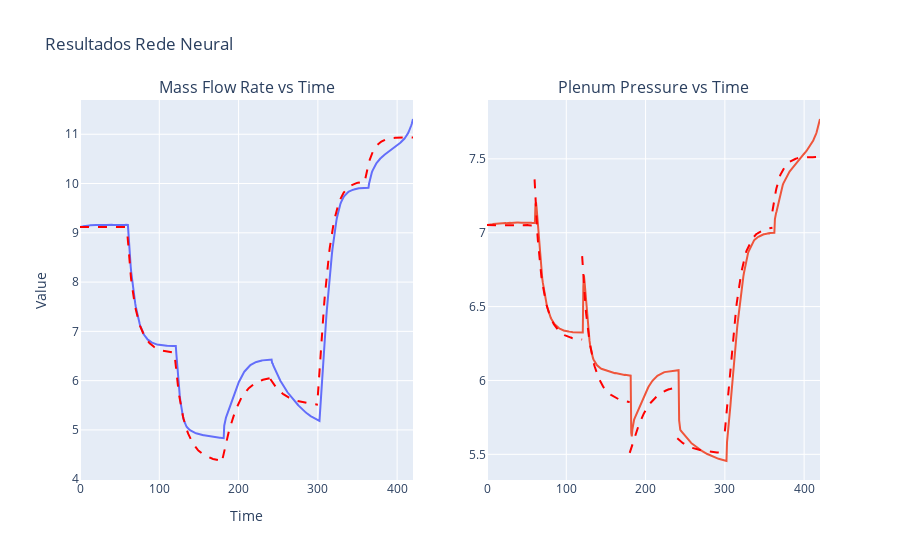

Notebook code for this chart:
### Code cell
fig3 = make_subplots(rows=1, cols=2, subplot_titles=("Mass Flow Rate vs Time", "Plenum Pressure vs Time"))

fig3.add_trace(go.Scatter(x=interval3,y=np.squeeze(massFlowrate100),mode='lines',
                                line=dict(dash='solid')),row=1, col=1)
fig3.add_trace(go.Scatter(x=interval3,y=np.squeeze(PlenumPressure100),mode='lines',
                                line=dict(dash='solid')),row=1, col=2)

for i in range(nAlphasTeste):
    # Modelo
    fig3.add_trace(go.Scatter(x=np.squeeze(interval_test[i]), y=np.squeeze(massFlowrateTeste[i]), mode='lines',name='Model Mass Flow Rate', line=dict(dash='dash', color='red')),
                  row=1, col=1)
    fig3.add_trace(go.Scatter(x=np.squeeze(interval_test[i]), y=np.squeeze(PlenumPressureTeste[i]), mode='lines', name= 'Model Plenum Pressure', line=dict(dash='dash', color='red')),
                  row=1, col=2)

fig3.update_layout(
    title='Resultados Rede Neural',
    xaxis_title='Time',
    yaxis_title='Value',
    template='plotly',
    showlegend=False
)
fig3.show()
